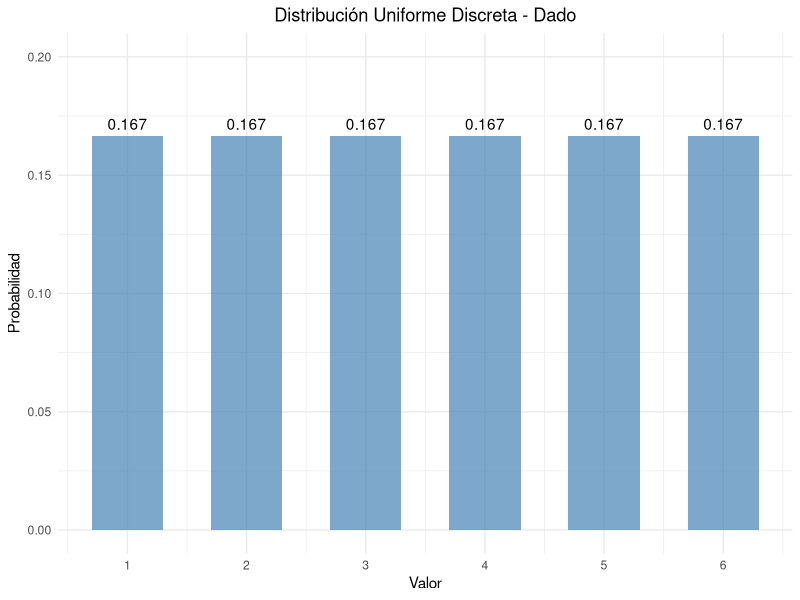
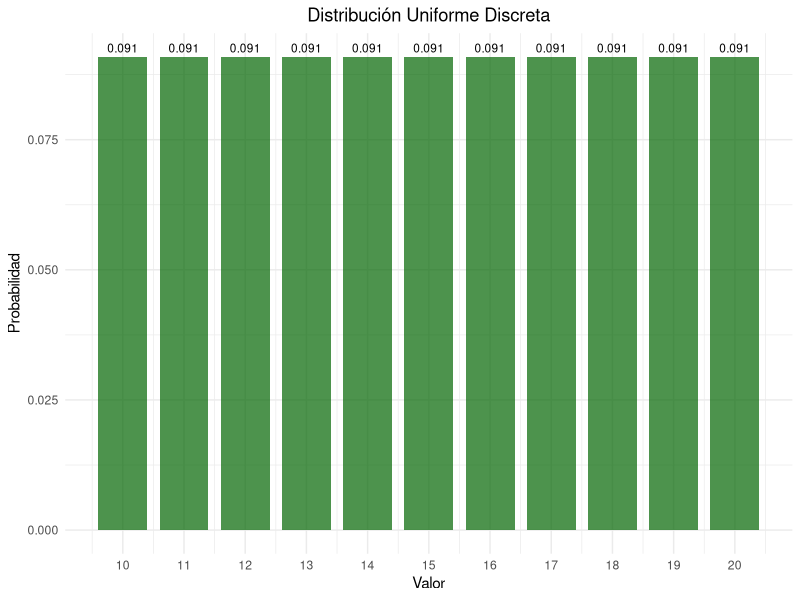
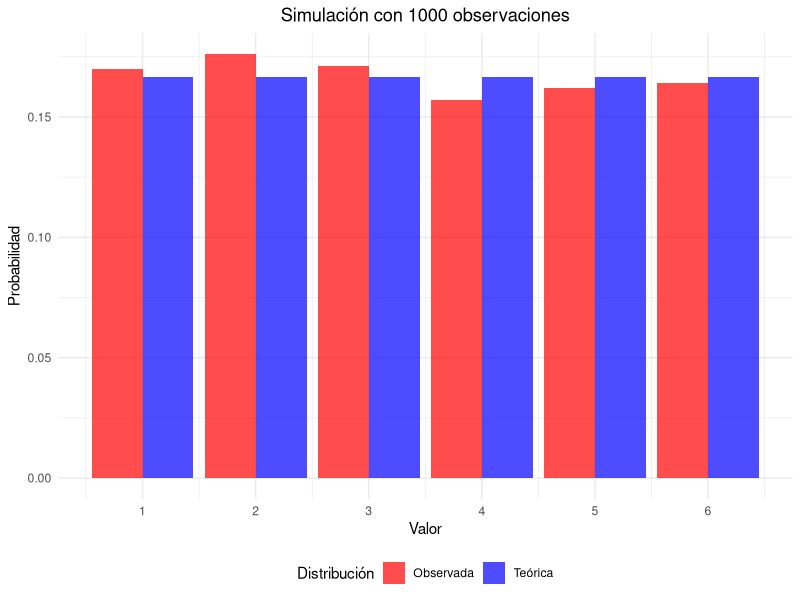
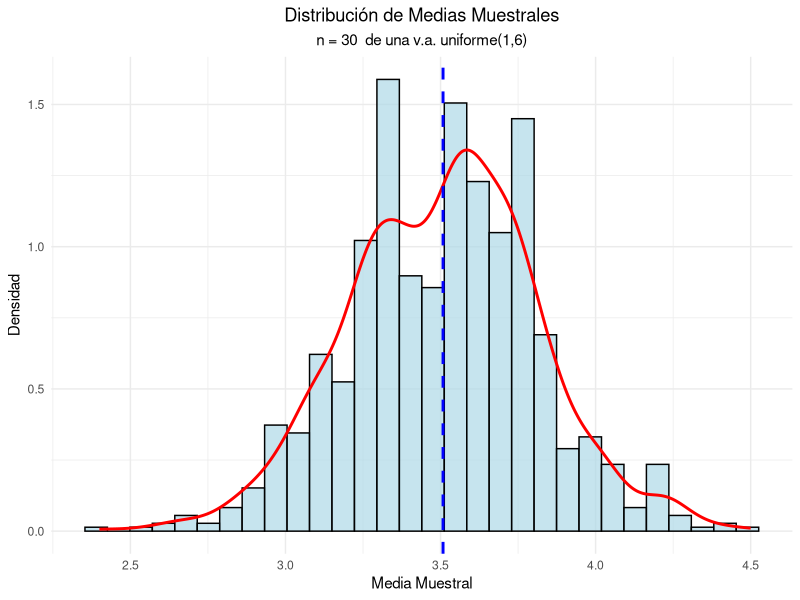
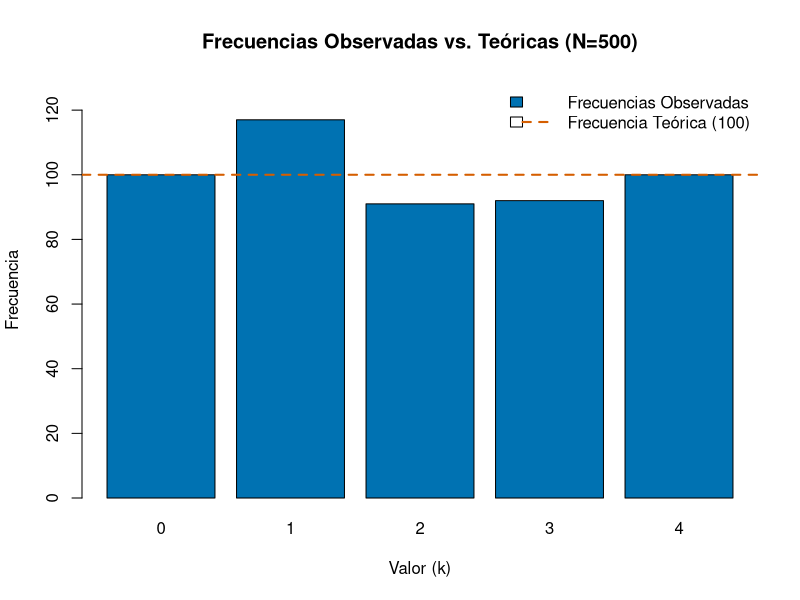

These figures' R source, in order:
## ---- chunk 1
#| label: setup
#| include: false
library(tidyverse)
library(kableExtra)
library(gridExtra)
## ---- chunk 2
#| code-fold: true
#| label: dado-ejemplo

# Parámetros del dado
x_1 <- 1
x_6 <- 6
valores <- x_1:x_6
probabilidades <- rep(1/length(valores), length(valores))

# Crear data frame
dado_data <- data.frame(
  Valor = valores,
  Probabilidad = probabilidades
)

# Mostrar tabla
kable(dado_data, 
      caption = "Distribución de probabilidad de un dado",
      align = "cc") %>%
  kable_styling(bootstrap_options = "striped")
## ---- chunk 3
#| code-fold: true
#| label: parametros-dado
# Media
media <- sum(dado_data$Valor)/length(dado_data$Valor)
cat("Media:", media, "\n")

# Varianza
varianza <- sum((dado_data$Valor- media)^2)/length(dado_data$Valor)
cat("Varianza:", varianza, "\n")

# Desviación estándar
desv_std <- sqrt(varianza)
cat("Desviación estándar:", round(desv_std, 4), "\n")
## ---- chunk 4
#| code-fold: true
#| label: grafico-dado
#| fig-cap: "Función de probabilidad de un dado"

ggplot(dado_data, aes(x = Valor, y = Probabilidad)) +
  geom_col(fill = "steelblue", alpha = 0.7, width = 0.6) +
  geom_text(aes(label = round(Probabilidad, 3)), vjust = -0.5) +
  scale_x_continuous(breaks = valores) +
  scale_y_continuous(limits = c(0, 0.20)) +
  labs(title = "Distribución Uniforme Discreta - Dado",
       x = "Valor",
       y = "Probabilidad") +
  theme_minimal() +
  theme(plot.title = element_text(hjust = 0.5),
        plot.subtitle = element_text(hjust = 0.5))
## ---- chunk 5
#| code-fold: true
#| label: ejemplo-numeros

x2_1 <- 10
x2_n <- 20
valores2 <- x2_1:x2_n
probabilidades2 <- rep(1/(length(valores2)), length(valores2))

# Data_frame
data2 <- data.frame(
  Valor = valores2,
  Probabilidad = probabilidades2
)

# Parámetros estadísticos
media2 <- mean(data2$Valor)
varianza2 <- sum((data2$Valor - media2)^2)/length(data2$Valor)
desv_std2 <- sqrt(varianza2)

cat("Media:", media2, "\n")
cat("Varianza:", round(varianza2, 4), "\n")
cat("Desviación estándar:", round(desv_std2, 4), "\n")
## ---- chunk 6
#| label: grafico-numeros
#| fig-cap: "Distribución uniforme discreta entre 10 y 20"


ggplot(data2, aes(x = Valor, y = Probabilidad)) +
  geom_col(fill = "darkgreen", alpha = 0.7, width = 0.8) +
  geom_text(aes(label = round(Probabilidad, 3)), 
            vjust = -0.5, size = 3) +
  scale_x_continuous(breaks = seq(10, 20, 1)) +
  labs(title = "Distribución Uniforme Discreta",
       x = "Valor",
       y = "Probabilidad") +
  theme_minimal() +
  theme(plot.title = element_text(hjust = 0.5),
        plot.subtitle = element_text(hjust = 0.5))
## ---- chunk 7
#| code-fold: true
#| label: simulacion

# Generar 1000 números aleatorios
set.seed(123)
n_sim <- 1000
muestra <- sample(1:6, n_sim, replace = TRUE)

# Frecuencias observadas
freq_obs <- table(muestra)
freq_rel <- prop.table(freq_obs)

# Comparar con probabilidades teóricas
comparacion <- data.frame(
  Valor = 1:6,
  Prob_Teorica = rep(1/6, 6),
  Freq_Observada = as.numeric(freq_rel)
)

kable(comparacion, 
      caption = "Comparación entre probabilidades teóricas y observadas",
      col.names = c("Valor", "Prob. Teórica", "Freq. Observada"),
      digits = 4) |> 
  kable_styling(bootstrap_options = "striped")
## ---- chunk 8
#| code-fold: true
#| label: grafico-simulacion
#| fig-width: 8
#| fig-height: 6
#| fig-align: "center"
#| fig-cap: "Comparación entre distribución teórica y simulada"


# Preparar datos para el gráfico
comp_long <- comparacion |> 
  pivot_longer(cols = c(Prob_Teorica, Freq_Observada),
               names_to = "Tipo",
               values_to = "Probabilidad") |> 
  mutate(Tipo = case_when(
    Tipo == "Prob_Teorica" ~ "Teórica",
    Tipo == "Freq_Observada" ~ "Observada"
  ))

ggplot(comp_long, aes(x = Valor, y = Probabilidad, fill = Tipo)) +
  geom_col(position = "dodge", alpha = 0.7) +
  scale_x_continuous(breaks = 1:6) +
  scale_fill_manual(values = c("Teórica" = "blue", "Observada" = "red")) +
  labs(title = paste("Simulación con", n_sim, "observaciones"),
       x = "Valor",
       y = "Probabilidad",
       fill = "Distribución") +
  theme_minimal() +
  theme(plot.title = element_text(hjust = 0.5),
        legend.position = "bottom")
## ---- chunk 9
#| code-fold: true
#| label: limite-central
#| fig-width: 8
#| fig-height: 6
#| fig-align: "center"
#| fig-cap: "Verificación del Teorema del Límite Central"
# Simular medias muestrales
set.seed(456)
k_muestra <- 1000
n_muestra <- 30

medias_muestrales <- replicate(k_muestra, {
  muestra <- sample(1:6, n_muestra, replace = TRUE)
  mean(muestra)
})

# Crear histograma
hist_data <- data.frame(Medias = medias_muestrales)

ggplot(hist_data) +
  geom_histogram(aes(x=Medias, after_stat(density)), bins = 30, 
                 fill = "lightblue", alpha = 0.7, color = "black") +
  geom_density(aes(x = Medias), color = "red", linewidth = 1) +
  geom_vline(xintercept = mean(medias_muestrales), 
             color = "blue", linetype = "dashed", linewidth = 1) +
  labs(title = "Distribución de Medias Muestrales",
       subtitle = paste("n =", n_muestra, " de una v.a. uniforme(1,6)"),
       x = "Media Muestral",
       y = "Densidad") +
  theme_minimal() +
  theme(plot.title = element_text(hjust = 0.5),
        plot.subtitle = element_text(hjust = 0.5))

# Estadísticas
cat("Media teórica:", (1+6)/2, "\n")
cat("Media observada:", round(mean(medias_muestrales), 4), "\n")
cat("Varianza teórica de la media:", round(((6-1+1)^2-1)/12/n_muestra, 4), "\n")
cat("Varianza observada de la media:", round(var(medias_muestrales), 4), "\n")
## ---- chunk 10
# Chunk 1: Probabilidad de Obtener un Número Par

# 1. Definición del Espacio Muestral y el Evento
espacio_muestral <- 1:8
evento_par <- espacio_muestral[espacio_muestral %% 2 == 0] # Números pares: 2, 4, 6, 8

# 2. Cálculo de la Probabilidad Teórica
total_resultados <- length(espacio_muestral)
casos_favorables <- length(evento_par)

probabilidad_par_teorica <- casos_favorables / total_resultados

cat("--- 1. Probabilidad de Obtener un Número Par ---\n")
cat(sprintf("Espacio Muestral: %s\n", paste(espacio_muestral, collapse = ", ")))
cat(sprintf("Casos Favorables (pares): %s\n", paste(evento_par, collapse = ", ")))
cat(sprintf("Probabilidad Teórica (4/8): %.2f\n", probabilidad_par_teorica))

# Verificación (simulación de una única extracción)
# resultado_simulado <- sample(espacio_muestral, size = 1)
# cat(sprintf("Resultado de una extracción simulada: %d\n", resultado_simulado))
cat("----------------------------------------------\n")
## ---- chunk 11
# Chunk 2: Media y Varianza de Uniforme Discreta [5, 15]

# 1. Definición de Parámetros
a <- 5
b <- 15
N <- b - a + 1 # Número total de posibles resultados (11)

# 2. Cálculo de la Media Teórica
media_teorica <- (a + b) / 2

# 3. Cálculo de la Varianza Teórica
varianza_teorica <- (N^2 - 1) / 12

cat("--- 2. Media y Varianza de Uniforme Discreta [5, 15] ---\n")
cat(sprintf("Valores posibles: %d a %d (N = %d)\n", a, b, N))
cat(sprintf("Media Teórica ( (a+b)/2 ): %.2f\n", media_teorica))
cat(sprintf("Varianza Teórica ( (N^2-1)/12 ): %.2f\n", varianza_teorica))
cat("--------------------------------------------------------\n")

## ---- chunk 12
# Chunk 3: Simulación de Uniforme Discreta en {0, 1, 2, 3, 4}

# 1. Definición de Parámetros
valores_posibles <- 0:4
N_simulaciones <- 500
N_categorias <- length(valores_posibles) # 5

# 2. Simulación de 500 Observaciones
set.seed(42) # Para reproducibilidad
observaciones <- sample(valores_posibles, size = N_simulaciones, replace = TRUE)

# 3. Frecuencias Observadas (Contar las ocurrencias de cada valor)
frecuencias_observadas <- table(observaciones)
frecuencias_df <- as.data.frame(frecuencias_observadas)
colnames(frecuencias_df) <- c("Valor", "Frecuencia_Observada")

# 4. Frecuencias Teóricas
prob_teorica_unit <- 1 / N_categorias # 0.20
frecuencia_teorica <- N_simulaciones * prob_teorica_unit # 100

# 5. Comparación
frecuencias_df$Frecuencia_Teorica <- frecuencia_teorica
frecuencias_df$Prob_Teorica <- prob_teorica_unit
frecuencias_df$Prob_Observada <- frecuencias_df$Frecuencia_Observada / N_simulaciones

cat("--- 3. Simulación Uniforme Discreta {0, 1, 2, 3, 4} (N=500) ---\n")
cat(sprintf("Probabilidad Teórica por Valor: %.2f\n", prob_teorica_unit))
cat(sprintf("Frecuencia Esperada por Valor: %.0f\n\n", frecuencia_teorica))

print(frecuencias_df)

# Opcional: Gráfico de Barras para Visualización
# ====================================================================
barplot(frecuencias_df$Frecuencia_Observada,
        names.arg = frecuencias_df$Valor,
        main = "Frecuencias Observadas vs. Teóricas (N=500)",
        xlab = "Valor (k)",
        ylab = "Frecuencia",
        ylim = c(0, max(frecuencias_df$Frecuencia_Observada) * 1.1),
        col = "#0072B2")

# Agregar la línea de Frecuencia Teórica (y = 100)
abline(h = frecuencia_teorica, col = "#D55E00", lwd = 2, lty = 2)

legend("topright",
       legend = c("Frecuencias Observadas", "Frecuencia Teórica (100)"),
       fill = c("#0072B2", NA),
       lty = c(NA, 2),
       lwd = c(NA, 2),
       col = c(NA, "#D55E00"),
       bty = "n")
# ====================================================================

cat("----------------------------------------------------------------\n")
